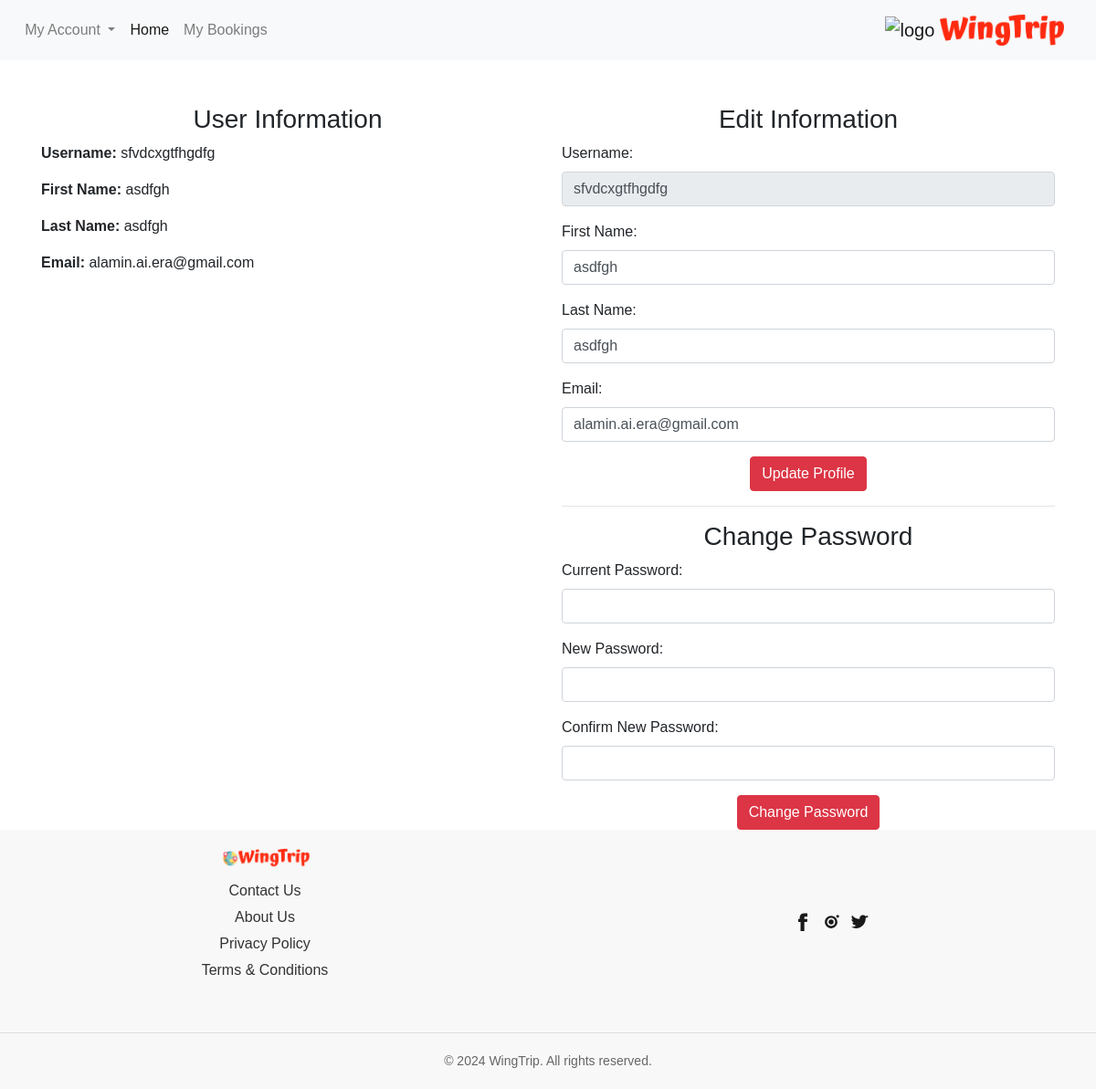
/profile (signed in), run on the app's committed database.
### flight/models.py (models this page shows)
class User(AbstractUser):
    def __str__(self):
        return f"{self.id}: {self.first_name} {self.last_name}"

### flight/views.py (the view)
# urls.py: path("profile", views.profile, name="profile"),
@login_required
def profile(request):
    user = request.user
    if request.method == 'POST':
        if 'update_profile' in request.POST:
            user.first_name = request.POST.get('first_name')
            user.last_name = request.POST.get('last_name')
            user.email = request.POST.get('email')
            user.save()
            messages.success(request, 'Your profile has been updated successfully.')
            return redirect('profile')
        elif 'change_password' in request.POST:
            form = PasswordChangeForm(user, request.POST)
            if form.is_valid():
                user = form.save()
                update_session_auth_hash(request, user)  # Important to update the session with the new password
                messages.success(request, 'Your password has been successfully updated.')
                return redirect('profile')
            else:
                for field, errors in form.errors.items():
                    for error in errors:
                        messages.error(request, f"{field.capitalize()}: {error}")
                return redirect('profile')
    else:
        form = PasswordChangeForm(user)
    return render(request, 'flight/profile.html', {'user': user, 'form': form})

### flight/templates/flight/profile.html (shortened to what this page needs)
{% extends "flight/layout.html" %}
{% block body %}
<div class="container mt-5">
    <div class="row">
        <div class="col-md-6">
            <div class="user-box">
                <div class="text-center">
                    <h3>User Information</h3>
                </div>
                <div class="current-details">
                    <p><strong>Username:</strong> {{ user.username }}</p>
                    <p><strong>First Name:</strong> {{ user.first_name }}</p>
                    <p><strong>Last Name:</strong> {{ user.last_name }}</p>
                    <p><strong>Email:</strong> {{ user.email }}</p>
                </div>
            </div>
        </div>
        <div class="col-md-6">
            <div class="user-box">
                <div class="text-center">
                    <h3>Edit Information</h3>
                </div>
                <form method="post" class="profile-form">
                    <div class="form-group">
                        <label for="id_username">Username:</label>
                        <input id="id_username" class="form-control inp" type="text" name="username" value="{{ user.username }}" readonly>
                    </div>
                    <div class="form-group">
                        <label for="id_first_name">First Name:</label>
                        <input id="id_first_name" class="form-control inp" type="text" name="first_name" value="{{ user.first_name }}">
                    </div>
                    <div class="form-group">
                        <label for="id_last_name">Last Name:</label>
                        <input id="id_last_name" class="form-control inp" type="text" name="last_name" value="{{ user.last_name }}">
                    </div>
                    <div class="form-group">
                        <label for="id_email">Email:</label>
                        <input id="id_email" class="form-control inp" type="email" name="email" value="{{ user.email }}">
                    </div>
                    <div class="text-center">
                        <button type="submit" name="update_profile" class="btn btn-danger btn-update-profile">Update Profile</button>
                    </div>
                </form>
                <hr>
                <div class="text-center">
                    <h3>Change Password</h3>
                </div>
                <form method="post">
                    <div class="form-group">
                        <label for="id_old_password">Current Password:</label>
                        <input id="id_old_password" class="form-control inp" type="password" name="old_password" autocomplete="current-password">
                    </div>
                    <div class="form-group">
                        <label for="id_new_password1">New Password:</label>
                        <input id="id_new_password1" class="form-control inp" type="password" name="new_password1" autocomplete="new-password">
                    </div>
                    <div class="form-group">
                        <label for="id_new_password2">Confirm New Password:</label>
                        <input id="id_new_password2" class="form-control inp" type="password" name="new_password2" autocomplete="new-password">
                    </div>
                    <div class="text-center">
                        <button type="submit" name="change_password" class="btn btn-danger">Change Password</button>
                    </div>
                </form>
            </div>
        </div>
    </div>
</div>
{% endblock %}

### flight/static/css/layout_style.css (style rules this page uses)
body { margin: 0px; padding: 0px; font-family: "Rubik", sans-serif; font-weight: normal; font-style: normal; min-width: 250px; }

### data on the page
User: username "sfvdcxgtfhgdfg", first_name "asdfgh", last_name "asdfgh", email "alamin.ai.era@gmail.com"
